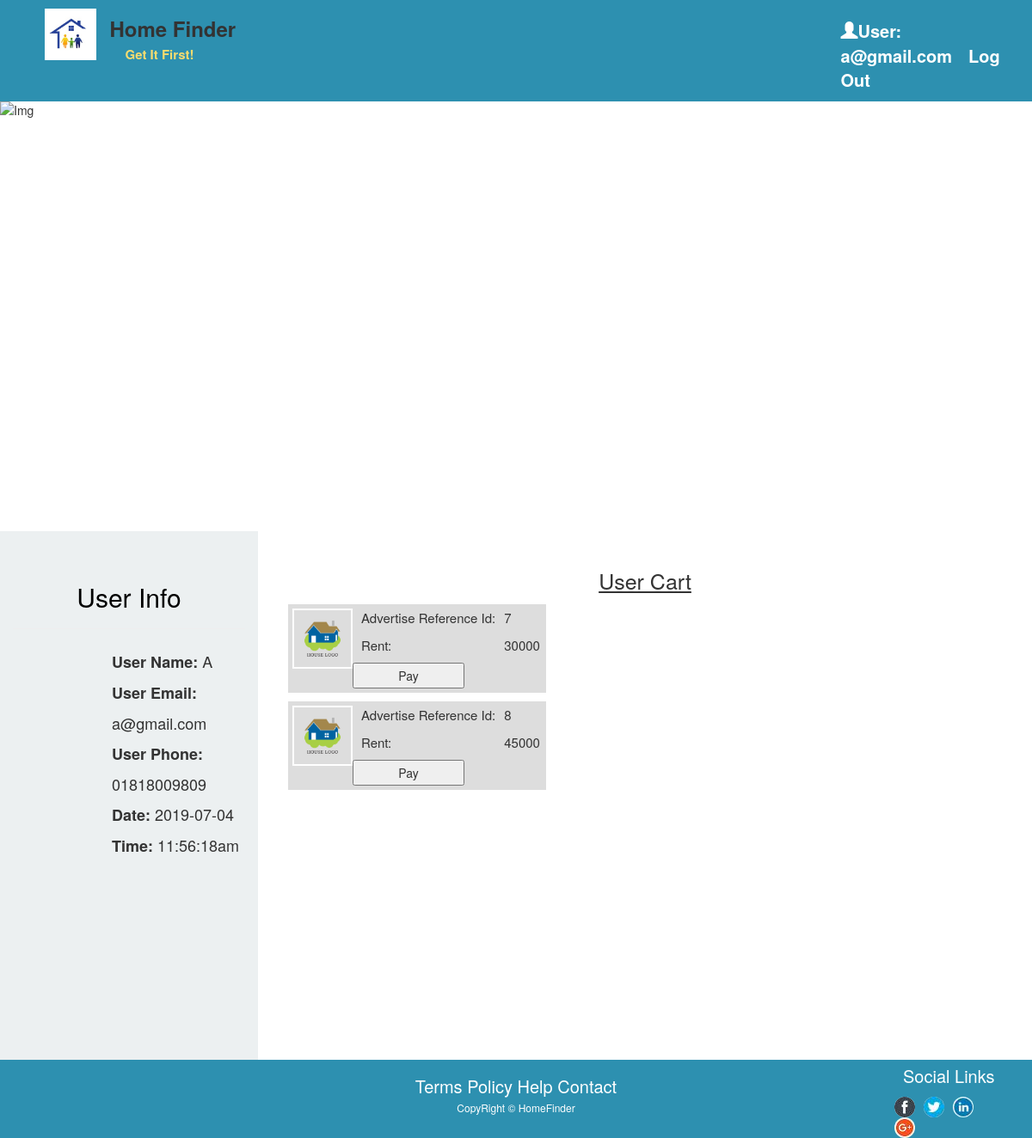
Page /cart.php (signed in) on the committed database.
### tables this page shows
CREATE TABLE `user_signup` (
  `user_id` int(11) NOT NULL,
  `user_email` varchar(20) DEFAULT NULL,
  `user_name` varchar(20) DEFAULT NULL,
  `user_password` varchar(20) DEFAULT NULL,
  `user_phone` varchar(11) DEFAULT NULL
);

CREATE TABLE `cart` (
  `cart_id` int(11) NOT NULL,
  `user_id` int(11) DEFAULT NULL,
  `adv_id` int(11) DEFAULT NULL,
  `rent` varchar(6) DEFAULT NULL
);

### cart.php (the view, shortened to what this page needs)
<!DOCTYPE html>
<?php
if (!isset($_SESSION['email'])) {
echo "<script>window.location.assign('index.php')</script>";
}
else{
?>
<html>
  <head>
    <link href="css/style.css" rel="stylesheet" type="text/css">
    <link rel="stylesheet" type="text/css" href="css/bootstrap-theme.min.css">
    <link rel="stylesheet" type="text/css" href="css/bootstrap.css">
    <link rel="stylesheet" type="text/css" href="css/bootstrap.min.css">
    <link rel="stylesheet" type="text/css" href="css/main.css">
    <link rel="stylesheet" type="text/css" href="css/normalize.css">
    <link rel="stylesheet" href="font-awesome-4.5.0/css/font-awesome.css">
    <link rel="stylesheet" href="https://maxcdn.bootstrapcdn.com/bootstrap/3.3.7/css/bootstrap.min.css">
  </head>
  <body>
    <div class="Topbar_wrapper container-fluid">
      <div class="logo col-sm-1 ">
        <a href="#"> <img src="img/Logo.jpg"></a>
      </div>
      <div class="header col-sm-4">
        <h3>Home Finder<br>
        <span class="GIT">Get It First!</span></h3>
      </div>
      <div class="header2 col-sm-3" name="after" ">
        <p><a href="cart.php"><span class="glyphicon glyphicon-user"> </span>User: <?php echo $_SESSION['email']?></a> <a href="logout.php">Log Out</a></p>
      </div>
    </div>
    <div class="slider">
      <img src="img/Slider1.jpg" alt="Img"  class="img-responsive">
    </div>
    <div class="sidber col-sm-3">
      <h2>User Info</h2>
      <hr/>
      <ul>
        <?php
        $a=$_SESSION['id'];
        $b=implode($a);
        try {
        $con=new PDO("mysql:host=localhost;dbname=hf","root","");
        $stmt="select *from user_signup where user_id='$b';";
        $pdostmt=$con->query($stmt);
        $table=$pdostmt->fetchAll(PDO::FETCH_NUM);
        foreach($table as $row){
          echo "<li>".'<b>User Name: </b>'.$row[2]."</li>";
              echo "<li>".'<b>User Email: </b>'.$row[1]."</li>";
                echo "<li>".'<b>User Phone: </b>'.$row[4]."</li>";
        }
              echo "<li>".'<b>Date: </b>'.date("Y-m-d")."</li>";
        echo "<li>".'<b>Time: </b>'.date("h:i:sa")."</li>";
        } catch (Exception $ex) {
        echo "<script>Database Problem</script>";
        }
        ?>
      </ul>
    </div>
    <div class="main col-sm-9" style="overflow:auto;">
      <div class="SYA">
        <p>
          <u>User Cart</u>
        </p>
      </div>
      <?php
          try{
        $conn = new PDO("mysql:host=localhost;dbname=hf", "root", "");
      $conn->setAttribute(PDO::ATTR_ERRMODE, PDO::ERRMODE_EXCEPTION);
                $in=$_SESSION['id'];
        $a=implode($in);
                  $stmt="SELECT * from cart where user_id='$a'";
            $pdostmt= $conn->query($stmt);
                  $table=$pdostmt->fetchAll(PDO::FETCH_NUM);
                  foreach($table as $row){
                echo " <div class='profile'>";
        echo "<div class='Propic'>";
          echo      "<img src='img/vector_building_house_logo_inspiration.png' class='img-responsive'>";
        echo "</div>";
        echo "<div class='Prodetalis'>";
          echo    "<table>";
            echo        "<tr>";
              echo             "<td><p>Advertise Reference Id:</p></td>";
              echo            "<td><p>".$row[2]."</p></td>";
            echo       "</tr>";
            echo        "<tr>";
                        echo        "<tr>";
                echo             "<td><p>Rent:</p></td>";
                echo            "<td><p>".$row[3]."</p></td>";
              echo       "</tr>";
              echo "<tr><td><form method=post action=pay.php>";
                          echo "<input type=submit value=Pay Now class=con>";
                      echo "</form></td></tr>";
            echo   "</table>";
          echo "</div>";
        echo"</div>";
                    }
        }
        catch (PDOException $ex) {
        echo "<tr><td colspan='5' style='text-align:center'>No Data Exists</td></tr>";
        }
        ?>
      </div>
      <div class="footer col-sm-12 ">
        <div class="col-sm-2">
        </div>
        <div class="sec-1 col-sm-8">
          <h2>Terms Policy Help Contact <br>
          <span class="CCC">CopyRight &copy; <a href="#">HomeFinder</a></span></h2>
        </div>
        <div class="sec-2 col-sm-2">
          <p>Social Links</p>
          <div class="Social">
            <ul>
              <li><a href="#"><img src="img/facebook.png" class="img-circle img-responsive"> </a></li>
              <li><a href="#"><img src="img/twitter.png" class="img-circle img-responsive"> </a></li>
              <li><a href="#"><img src="img/linkin.png" class="img-circle img-responsive"> </a></li>
              <li><a href="#"><img src="img/googleplus.png" class="img-circle img-responsive"> </a></li>
            </ul>
          </div>
        </div>
      </div>
    </body>
  </html>
  <?php
  }
  ?>

### css/style.css (style rules this page uses)
.container-fluid { background-color: #2D90B0; }
.logo { margin-top: 10px; }
.logo img { margin-left: 22px; height:60px; width:60px; }
.header { margin-top: 0px; }
.header h3 { font-weight: bold; }
.GIT { font-size: 15px; color: #F7DC6F; padding-left: 18px; }
.header2 p { margin-top: 22px; margin-left: 70px; }
.header2 p a { text-decoration: none; color: #fff; font-size: 20px; font-weight: bold; margin-right: 15px; }
.slider { margin: 0px; padding: 0px; }
.slider img { width:100%; height: 500px; }
.sidber { background: #ECF0F1; height:615px; }
.sidber h2 { font-weight: 12px; color:#000; text-align: center; padding-top: 40px; }
.sidber ul li { list-style: none; font-size: 18px; margin-left: 75px; line-height: 35px; }
.footer { background: #2D90B0; }
.sec-1 { text-align: center; }
.sec-1 h2 { font-size: 20px; color: #fff; }
.CCC { font-size: 12px; }
.CCC a { text-decoration: none; color: #fff; }
.sec-2 p { padding-left: 45px; font-size: 20px; padding-top: 5px; color: #fff; }
.sec-2 ul li { list-style: none; float: left; margin-right: 10px; padding-top: 0px; }
.Social ul { background: black; margin-left: 35px; padding:0px; }
.Social ul li { list-style: none; float: left; margin-right: 10px; padding-top: 0px; }
.SYA { margin-top: 40px; }
.SYA p { text-align: center; font-size: 25px; }
.profile { background: #ddd; margin:10px 550px 5px 20px; padding:5px; }
.Propic img { float:left; height: 70px; width: 70px; border:2px solid #fff; }
.Prodetalis p { padding-left: 10px; font-size: 15px; }
.con { height: 30px; width: 130px; }

### css/main.css (style rules this page uses)
html { color: #222; font-size: 1em; line-height: 1.4; }
hr { display: block; height: 1px; border: 0; border-top: 1px solid #ccc; margin: 1em 0; padding: 0; }
audio, canvas, iframe, img, svg, video { vertical-align: middle; }

### rows in the picture
user_signup: user_name "A", user_email "a@gmail.com", user_phone "01818009809"
cart: adv "7", rent "30000"
cart: adv "8", rent "45000"

### other values in the picture
$_SESSION['email'] "a@gmail.com"
